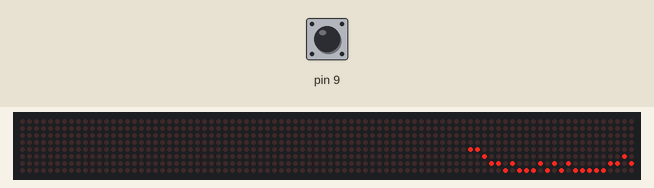
Simulated run of this sketch. Board: Arduino Uno, built with avr-gcc and run on an emulated ATmega328P. On the bench: 88×8 LED matrix. The inputs (shaded band) are chosen by the test bench; at power-on: pin 9 HIGH. Random numbers use the default seed unless the sketch sets one.

Above: at 1.2 s.
1.3 s: pin 9 pulled LOW for 0.15 s
At 1.77 s:
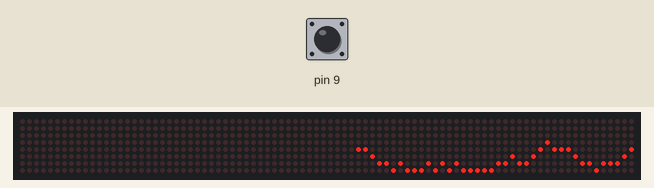
2.0 s: pin 9 pulled LOW for 1 s
At 3.36 s:
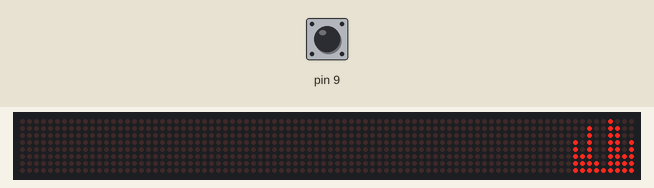
3.6 s: pin 9 pulled LOW for 0.15 s
4.3 s: pin 9 pulled LOW for 3.2 s
At 5.33 s:
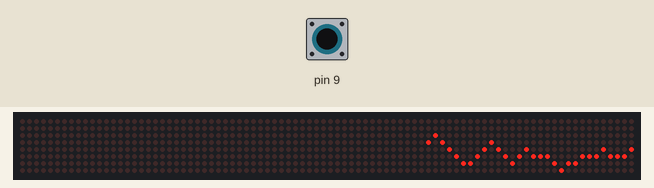
8.1 s: pin 9 pulled LOW for 0.15 s
8.8 s: pin 9 pulled LOW for 1 s
At 10.12 s:
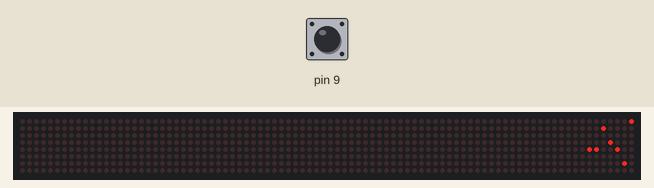
Timing chart, 0 to 11.8 s (numbered marks = the images above; inputs shaded):
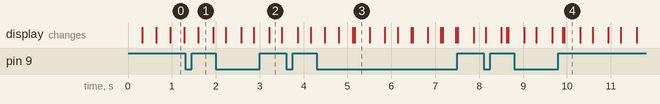

The sketch:

MD_MAX72xx_ScrollChart.ino
```cpp
// Use the MD_MAX72XX library to Display a Scrolling Chart
//
// Scroll Chart Style can be changed from line to bar chart, triggered
// by a switch on the MODE_SWITCH pin.
//
// Uses the MD_UIswitch library found at https://github.com/MajicDesigns/MD_UISwitch

#include <MD_MAX72xx.h>
#include <SPI.h>
#include <MD_UISwitch.h>

#define DEBUG 0   // Enable or disable (default) debugging output

#if DEBUG
#define PRINT(s, v)   { Serial.print(F(s)); Serial.print(v); }      // Print a string followed by a value (decimal)
#define PRINTX(s, v)  { Serial.print(F(s)); Serial.print(v, HEX); } // Print a string followed by a value (hex)
#define PRINTB(s, v)  { Serial.print(F(s)); Serial.print(v, BIN); } // Print a string followed by a value (binary)
#define PRINTC(s, v)  { Serial.print(F(s)); Serial.print((char)v); }  // Print a string followed by a value (char)
#define PRINTS(s)     { Serial.print(F(s)); }                       // Print a string
#else
#define PRINT(s, v)   // Print a string followed by a value (decimal)
#define PRINTX(s, v)  // Print a string followed by a value (hex)
#define PRINTB(s, v)  // Print a string followed by a value (binary)
#define PRINTC(s, v)  // Print a string followed by a value (char)
#define PRINTS(s)     // Print a string
#endif

// --------------------
// MD_MAX72xx hardware definitions and object
// Define the number of devices we have in the chain and the hardware interface
// NOTE: These pin numbers will probably not work with your hardware and may
// need to be adapted
//
#define HARDWARE_TYPE MD_MAX72XX::PAROLA_HW
#define MAX_DEVICES 11
#define CLK_PIN   13  // or SCK
#define DATA_PIN  11  // or MOSI
#define CS_PIN    10  // or SS

MD_MAX72XX mx = MD_MAX72XX(HARDWARE_TYPE, CS_PIN, MAX_DEVICES);                      // SPI hardware interface
//MD_MAX72XX mx = MD_MAX72XX(HARDWARE_TYPE, DATA_PIN, CLK_PIN, CS_PIN, MAX_DEVICES); // Arbitrary pins

// --------------------
// Mode keyswitch parameters and object
//
#define MODE_SWITCH 9 // Digital Pin

MD_UISwitch_Digital  ks = MD_UISwitch_Digital(MODE_SWITCH, LOW);

// --------------------
// Constant parameters
//
// Various delays in milliseconds
#define Next_POINT_DELAY  40


// ========== General Variables ===========
//
uint32_t prevTime = 0;    // Used for remembering the mills() value

// ========== Graphic routines ===========
//
bool graphDisplay(bool bInit, uint8_t nType)
{
  static int8_t  curPoint = 0;
  uint8_t curCol = 0;

  // are we initializing?
  if (bInit)
  {
    resetDisplay();
    curPoint = 4;
    bInit = false;
  }
  else if (millis() - prevTime >= Next_POINT_DELAY)
  {
    prevTime = millis();    // rest for next time

    // work out the new value for the height depending on the chart type
    switch (nType)
    {
      case 0:   // continuous display next point should be +/-1 or 0
        curPoint += random(3) - 1;
        if (curPoint < 0) curPoint = 0;
        if (curPoint > 7) curPoint = 7;
        break;

      case 1:  // random height
      case 2:
        curPoint = random(8);
        break;
    }

    // now work out the new column value
    switch (nType)
    {
      case 0:   // just a dot
      case 1:
        curCol = (1 << curPoint);
        break;

      case 2:   // bar chart
        for (uint8_t i=0; i<8; i++)
          curCol |= (i<curPoint ? 0 : 1) << i;
        break;
    }

    // Shift over and insert the new column
    mx.transform(MD_MAX72XX::TSL);
    mx.setColumn(0, curCol);
  }

  return(bInit);
}

// ========== Control routines ===========
//
void resetDisplay(void)
{
  mx.control(MD_MAX72XX::INTENSITY, MAX_INTENSITY/2);
  mx.control(MD_MAX72XX::UPDATE, MD_MAX72XX::ON);
  mx.clear();
  prevTime = 0;
}

void runAnimation(void)
// Schedule the animations, switching to the next one when the
// the mode switch is pressed.
{
  static  uint8_t state = 0;
  static  bool    bRestart = true;

  // check if the switch is pressed and handle that first
  if (ks.read() == MD_UISwitch::KEY_PRESS)
  {
    state = (state + 1) % 3;
    bRestart = true;
  };

  // now do whatever we do in the current state
  bRestart = graphDisplay(bRestart, state);
}

void setup(void)
{
  mx.begin();
  ks.begin();

#if DEBUG
  Serial.begin(57600);
#endif
  PRINTS("\n[MD_MAX72XX Scroll Chart]");
}

void loop(void)
{
  runAnimation();
}
```
